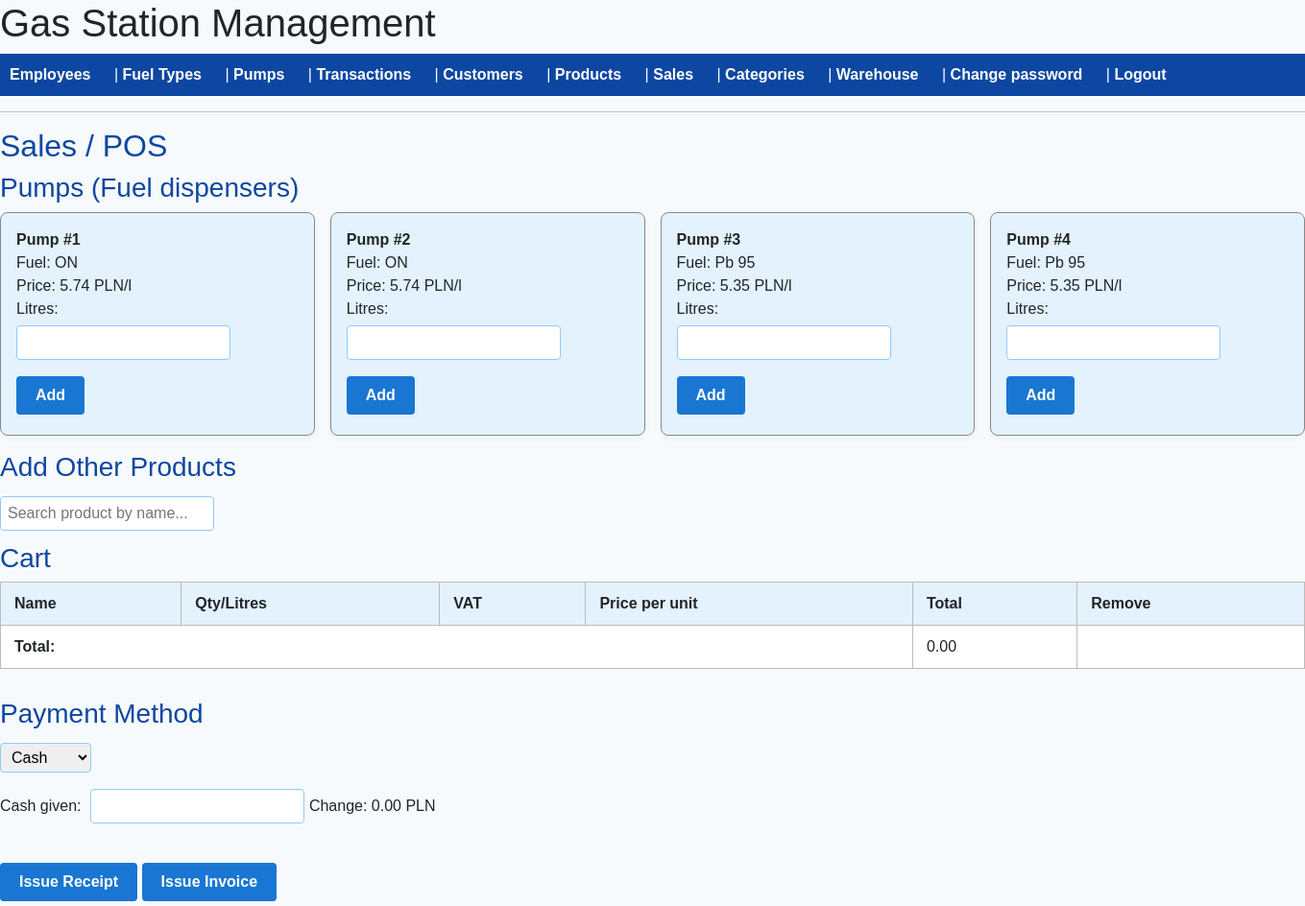
The app's page /sales (signed in), older data.
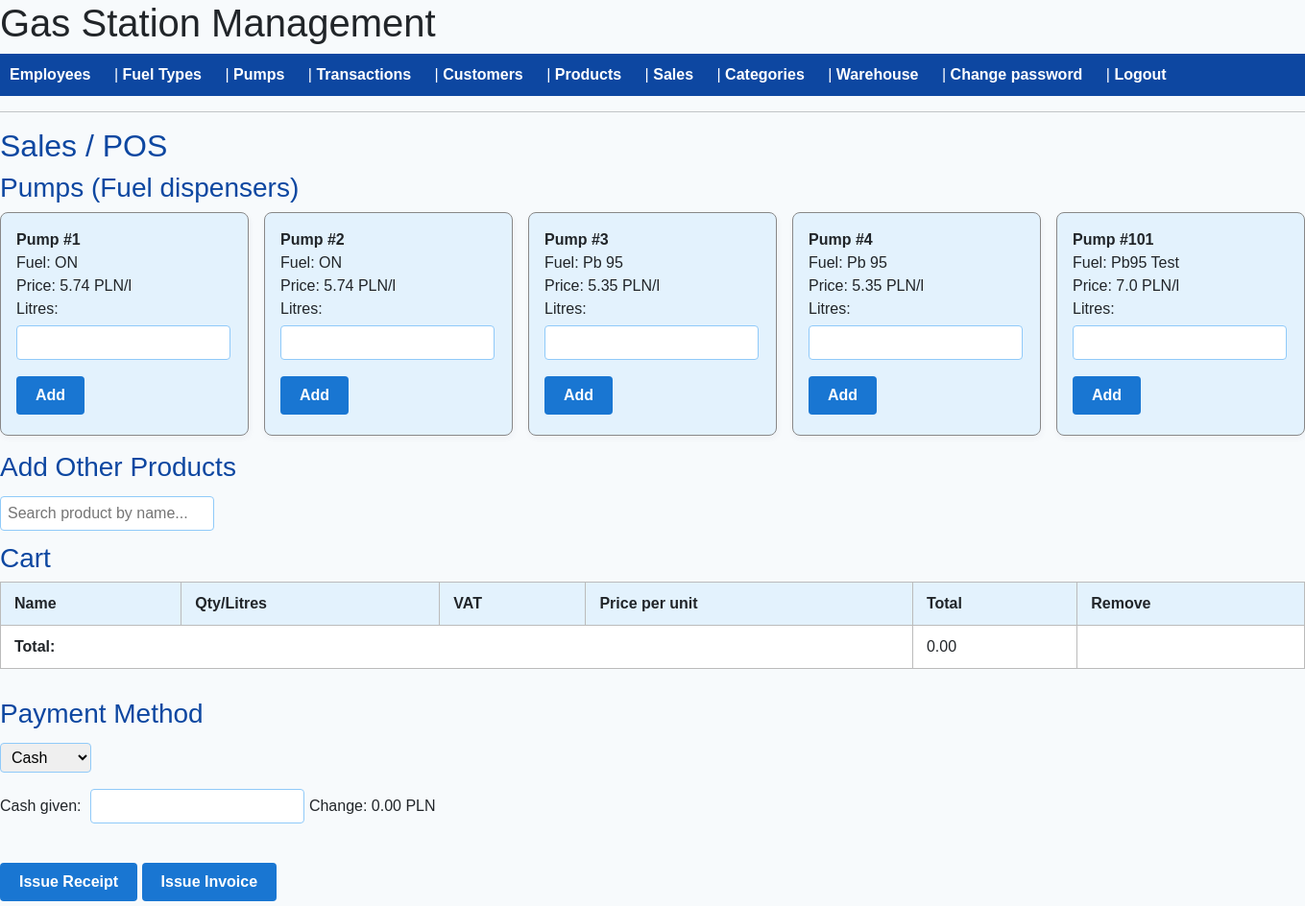
The same page, newer data.
### models/pump.py (models this page shows, shortened)
class Pump(db.Model):
    __tablename__ = 'pumps'
    id = db.Column(db.Integer, primary_key=True)
    pump_number = db.Column(db.Integer, nullable=False, unique=True)
    fuel_type_id = db.Column(db.Integer, db.ForeignKey('fuel_types.id'), nullable=False)
    fuel_type = relationship('FuelType', backref='pumps')

### models/product.py (models this page shows, shortened)
class Product(db.Model):
    __tablename__ = 'products'
    id = db.Column(db.Integer, primary_key=True)
    name = db.Column(db.String(100), nullable=False)
    price = db.Column(db.Float, nullable=False)
    product_type = db.Column(db.String(20), nullable=False)
    category_id = db.Column(db.Integer, db.ForeignKey('product_categories.id'), nullable=False)
    category = relationship('ProductCategory')
    stock = db.Column(db.Float, nullable=False, default=0.0)

### app.py (the view, shortened to what this page needs)
@app.route('/sales', methods=['GET', 'POST'])
@login_required
def sales():
    pumps = Pump.query.all()
    fuels = FuelType.query.all()
    products = Product.query.filter(Product.product_type != "fuel").all()
    customers = Customer.query.all()
    return render_template('sales.html', pumps=pumps, fuels=fuels, products=products, customers=customers)

### app.py (called while the page is built)
@login_manager.user_loader
def load_user(user_id):
    return User.query.get(int(user_id))

### templates/sales.html (shortened to what this page needs)
{% extends "base.html" %}
{% block content %}
    <h2>Sales / POS</h2>
    <form id="sale-form" method="post">
        <h3>Pumps (Fuel dispensers)</h3>
        <div style="display: flex; gap: 1em; margin-bottom: 1em;">
            {% for pump in pumps %}
                <div style="border:1px solid #888; padding:1em; border-radius:8px;">
                    <strong>Pump #{{ pump.pump_number }}</strong><br>
                    Fuel: {{ pump.fuel_type.product.name }}<br>
                    Price: {{ pump.fuel_type.product.price }} PLN/l<br>
                    <label>Litres:</label>
                    <input type="number" step="0.01" name="fuel_{{ pump.id }}_litres">
                    <button type="button" onclick="addToCart('fuel', '{{ pump.fuel_type.product.id }}', '{{ pump.fuel_type.product.name }}', '{{ pump.fuel_type.product.price }}', document.getElementsByName('fuel_{{ pump.id }}_litres')[0].value, null, '{{ pump.fuel_type.product.category.vat_rate }}')">Add</button>
                </div>
            {% endfor %}
        </div>
        <h3>Add Other Products</h3>
        <input type="text" id="product-search" placeholder="Search product by name...">
        <h3>Cart</h3>
        <table id="cart-table" border="1">
            <thead>
                <tr>
                    <th>Name</th>
                    <th>Qty/Litres</th>
                    <th>VAT</th>
                    <th>Price per unit</th>
                    <th>Total</th>
                    <th>Remove</th>
                </tr>
            </thead>
            <tfoot>
                <tr><td colspan="4"><strong>Total:</strong></td><td id="cart-total">0.00</td><td></td></tr>
            </tfoot>
        </table>
        <h3>Payment Method</h3>
        <select name="payment_method" id="payment_method" onchange="togglePaymentDetails()">
            <option value="cash">Cash</option>
        </select>
        <div id="cash-section" style="display:none;">
            <label>Cash given:</label>
            <input type="number" step="0.01" name="cash_given" id="cash_given" onchange="updateChange()">
            <span id="change-due"></span>
        </div>
        <br>
        <button type="button" onclick="checkout('receipt')">Issue Receipt</button>
        <button type="button" onclick="checkout('invoice')">Issue Invoice</button>
    </form>
{% endblock %}

### templates/base.html (shortened to what this page needs)
<!DOCTYPE html>
<html lang="en">
<head>
    <link href="https://cdn.jsdelivr.net/npm/bootstrap@5.3.3/dist/css/bootstrap.min.css" rel="stylesheet">
</head>
<body>
    <h1>Gas Station Management</h1>
<nav>
    {% if current_user.is_authenticated %}
        {% if current_user.role == 'manager' %}
            <a href="{{ url_for('employee_list') }}">Employees</a> |
            <a href="{{ url_for('fueltype_list') }}">Fuel Types</a> |
            <a href="{{ url_for('pump_list') }}">Pumps</a> |
            <a href="{{ url_for('transaction_list') }}">Transactions</a> |
            <a href="{{ url_for('customer_list') }}">Customers</a> |
            <a href="{{ url_for('product_list') }}">Products</a> |
            <a href="{{ url_for('sales') }}">Sales</a> |
            <a href="{{ url_for('category_list') }}">Categories</a> |
            <a href="{{ url_for('stock_list') }}">Warehouse</a> |
            <a href="{{ url_for('change_password') }}">Change password</a> |
        {% elif current_user.role == 'worker' %}
            <a href="{{ url_for('transaction_list') }}">Transactions</a> |
            <a href="{{ url_for('customer_list') }}">Customers</a> |
            <a href="{{ url_for('sales') }}">Sales</a> |
            <a href="{{ url_for('change_password') }}">Change password</a> |
        {% endif %}
        <a href="{{ url_for('logout') }}">Logout</a>
    {% else %}
        <a href="{{ url_for('login') }}">Login</a>
    {% endif %}
</nav>
    <hr>
    {% block content %}{% endblock %}
</body>
</html>

### templates/base.html (style rules this page uses)
body { font-family: Arial, sans-serif; background: #f7fafc; margin: 0; padding: 0; }
nav { background: #0d47a1; color: #fff; padding: 10px; }
nav a { color: #fff; margin-right: 20px; text-decoration: none; font-weight: bold; }
h2, h3 { color: #0d47a1; }
table { background: #fff; border-collapse: collapse; width: 100%; margin-bottom: 30px; }
th, td { padding: 10px 14px; border: 1px solid #bbb; text-align: left; }
th { background: #e3f2fd; }
input[type="text"], input[type="number"], input[type="date"], select { padding: 5px 7px; margin: 5px 0 12px 0; border: 1px solid #90caf9; border-radius: 4px; }
button, input[type="submit"] { background: #1976d2; color: #fff; border: none; border-radius: 4px; padding: 8px 20px; font-weight: bold; cursor: pointer; margin-top: 5px; margin-bottom: 5px; transition: background .2s; }
div[style*="border:1px solid"] { background: #e3f2fd; box-shadow: 1px 3px 6px rgba(50,50,100,.04); }
label { display: inline-block; min-width: 90px; }

Row changes from the older to the newer data that the page shows:
added Pump: pump_number "101", fuel_type.product.name "Pb95 Test", fuel_type.product.price "7.0"
